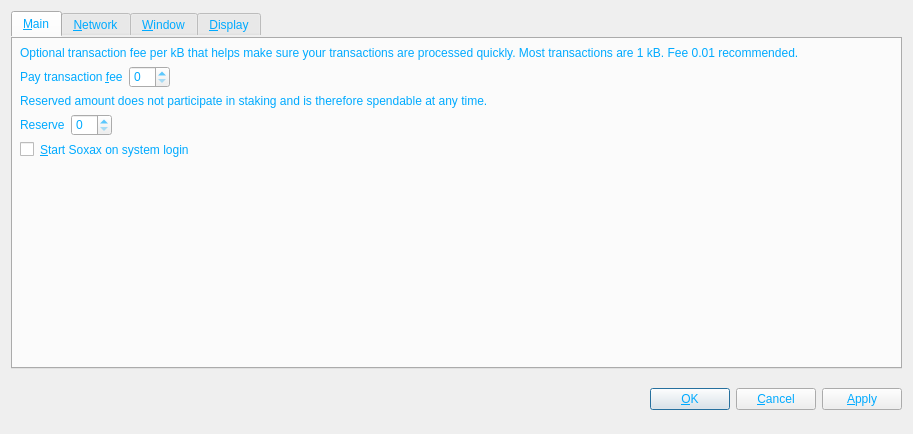
<?xml version="1.0" encoding="UTF-8"?>
<ui version="4.0">
 <class>OptionsDialog</class>
 <widget class="QDialog" name="OptionsDialog">
  <property name="geometry">
   <rect>
    <x>0</x>
    <y>0</y>
    <width>913</width>
    <height>434</height>
   </rect>
  </property>
  <property name="windowTitle">
   <string>Options</string>
  </property>
  <property name="styleSheet">
   <string notr="true">background-image: url(:/images/as1);
color: rgb(0, 170, 255);</string>
  </property>
  <property name="modal">
   <bool>true</bool>
  </property>
  <layout class="QVBoxLayout" name="verticalLayout">
   <item>
    <widget class="QTabWidget" name="tabWidget">
     <property name="styleSheet">
      <string notr="true">border-color: rgb(85, 170, 255);</string>
     </property>
     <property name="tabPosition">
      <enum>QTabWidget::North</enum>
     </property>
     <property name="currentIndex">
      <number>0</number>
     </property>
     <widget class="QWidget" name="tabMain">
      <attribute name="title">
       <string>&amp;Main</string>
      </attribute>
      <layout class="QVBoxLayout" name="verticalLayout_Main">
       <item>
        <widget class="QLabel" name="transactionFeeInfoLabel">
         <property name="text">
          <string>Optional transaction fee per kB that helps make sure your transactions are processed quickly. Most transactions are 1 kB. Fee 0.01 recommended.</string>
         </property>
         <property name="textFormat">
          <enum>Qt::PlainText</enum>
         </property>
         <property name="wordWrap">
          <bool>true</bool>
         </property>
        </widget>
       </item>
       <item>
        <layout class="QHBoxLayout" name="horizontalLayoutFee">
         <item>
          <widget class="QLabel" name="transactionFeeLabel">
           <property name="text">
            <string>Pay transaction &amp;fee</string>
           </property>
           <property name="textFormat">
            <enum>Qt::PlainText</enum>
           </property>
           <property name="buddy">
            <cstring>transactionFee</cstring>
           </property>
          </widget>
         </item>
         <item>
          <widget class="BitcoinAmountField" name="transactionFee"/>
         </item>
         <item>
          <spacer name="horizontalSpacerFee">
           <property name="orientation">
            <enum>Qt::Horizontal</enum>
           </property>
           <property name="sizeHint" stdset="0">
            <size>
             <width>40</width>
             <height>20</height>
            </size>
           </property>
          </spacer>
         </item>
        </layout>
       </item>
       <item>
        <widget class="QLabel" name="reserveBalanceInfoLabel">
         <property name="text">
          <string>Reserved amount does not participate in staking and is therefore spendable at any time.</string>
         </property>
         <property name="textFormat">
          <enum>Qt::PlainText</enum>
         </property>
         <property name="wordWrap">
          <bool>true</bool>
         </property>
        </widget>
       </item>
       <item>
        <layout class="QHBoxLayout" name="horizontalLayoutReserveBalance">
         <item>
          <widget class="QLabel" name="reserveBalanceLabel">
           <property name="text">
            <string>Reserve</string>
           </property>
           <property name="textFormat">
            <enum>Qt::PlainText</enum>
           </property>
           <property name="buddy">
            <cstring>reserveBalance</cstring>
           </property>
          </widget>
         </item>
         <item>
          <widget class="BitcoinAmountField" name="reserveBalance"/>
         </item>
         <item>
          <spacer name="horizontalSpacerReserveBalance">
           <property name="orientation">
            <enum>Qt::Horizontal</enum>
           </property>
           <property name="sizeHint" stdset="0">
            <size>
             <width>40</width>
             <height>20</height>
            </size>
           </property>
          </spacer>
         </item>
        </layout>
       </item>
       <item>
        <widget class="QCheckBox" name="bitcoinAtStartup">
         <property name="toolTip">
          <string>Automatically start Soxax after logging in to the system.</string>
         </property>
         <property name="text">
          <string>&amp;Start Soxax on system login</string>
         </property>
        </widget>
       </item>
       <item>
        <spacer name="verticalSpacer_Main">
         <property name="orientation">
          <enum>Qt::Vertical</enum>
         </property>
         <property name="sizeHint" stdset="0">
          <size>
           <width>20</width>
           <height>40</height>
          </size>
         </property>
        </spacer>
       </item>
      </layout>
     </widget>
     <widget class="QWidget" name="tabNetwork">
      <attribute name="title">
       <string>&amp;Network</string>
      </attribute>
      <layout class="QVBoxLayout" name="verticalLayout_Network">
       <item>
        <widget class="QCheckBox" name="mapPortUpnp">
         <property name="toolTip">
          <string>Automatically open the Soxax client port on the router. This only works when your router supports UPnP and it is enabled.</string>
         </property>
         <property name="text">
          <string>Map port using &amp;UPnP</string>
         </property>
        </widget>
       </item>
       <item>
        <widget class="QCheckBox" name="connectSocks">
         <property name="toolTip">
          <string>Connect to the Soxax network through a SOCKS proxy (e.g. when connecting through Tor).</string>
         </property>
         <property name="text">
          <string>&amp;Connect through SOCKS proxy:</string>
         </property>
        </widget>
       </item>
       <item>
        <layout class="QHBoxLayout" name="horizontalLayout_Network">
         <item>
          <widget class="QLabel" name="proxyIpLabel">
           <property name="text">
            <string>Proxy &amp;IP:</string>
           </property>
           <property name="textFormat">
            <enum>Qt::PlainText</enum>
           </property>
           <property name="buddy">
            <cstring>proxyIp</cstring>
           </property>
          </widget>
         </item>
         <item>
          <widget class="QValidatedLineEdit" name="proxyIp">
           <property name="maximumSize">
            <size>
             <width>140</width>
             <height>16777215</height>
            </size>
           </property>
           <property name="toolTip">
            <string>IP address of the proxy (e.g. 127.0.0.1)</string>
           </property>
          </widget>
         </item>
         <item>
          <widget class="QLabel" name="proxyPortLabel">
           <property name="text">
            <string>&amp;Port:</string>
           </property>
           <property name="textFormat">
            <enum>Qt::PlainText</enum>
           </property>
           <property name="buddy">
            <cstring>proxyPort</cstring>
           </property>
          </widget>
         </item>
         <item>
          <widget class="QLineEdit" name="proxyPort">
           <property name="maximumSize">
            <size>
             <width>55</width>
             <height>16777215</height>
            </size>
           </property>
           <property name="toolTip">
            <string>Port of the proxy (e.g. 9050)</string>
           </property>
          </widget>
         </item>
         <item>
          <widget class="QLabel" name="socksVersionLabel">
           <property name="text">
            <string>SOCKS &amp;Version:</string>
           </property>
           <property name="textFormat">
            <enum>Qt::PlainText</enum>
           </property>
           <property name="buddy">
            <cstring>socksVersion</cstring>
           </property>
          </widget>
         </item>
         <item>
          <widget class="QValueComboBox" name="socksVersion">
           <property name="toolTip">
            <string>SOCKS version of the proxy (e.g. 5)</string>
           </property>
          </widget>
         </item>
         <item>
          <spacer name="horizontalSpacer_Network">
           <property name="orientation">
            <enum>Qt::Horizontal</enum>
           </property>
           <property name="sizeHint" stdset="0">
            <size>
             <width>40</width>
             <height>20</height>
            </size>
           </property>
          </spacer>
         </item>
        </layout>
       </item>
       <item>
        <spacer name="verticalSpacer_Network">
         <property name="orientation">
          <enum>Qt::Vertical</enum>
         </property>
         <property name="sizeHint" stdset="0">
          <size>
           <width>20</width>
           <height>40</height>
          </size>
         </property>
        </spacer>
       </item>
      </layout>
     </widget>
     <widget class="QWidget" name="tabWindow">
      <attribute name="title">
       <string>&amp;Window</string>
      </attribute>
      <layout class="QVBoxLayout" name="verticalLayout_Window">
       <item>
        <widget class="QCheckBox" name="minimizeToTray">
         <property name="toolTip">
          <string>Show only a tray icon after minimizing the window.</string>
         </property>
         <property name="text">
          <string>&amp;Minimize to the tray instead of the taskbar</string>
         </property>
        </widget>
       </item>
       <item>
        <widget class="QCheckBox" name="minimizeOnClose">
         <property name="toolTip">
          <string>Minimize instead of exit the application when the window is closed. When this option is enabled, the application will be closed only after selecting Quit in the menu.</string>
         </property>
         <property name="text">
          <string>M&amp;inimize on close</string>
         </property>
        </widget>
       </item>
       <item>
        <spacer name="verticalSpacer_Window">
         <property name="orientation">
          <enum>Qt::Vertical</enum>
         </property>
         <property name="sizeHint" stdset="0">
          <size>
           <width>20</width>
           <height>40</height>
          </size>
         </property>
        </spacer>
       </item>
      </layout>
     </widget>
     <widget class="QWidget" name="tabDisplay">
      <attribute name="title">
       <string>&amp;Display</string>
      </attribute>
      <layout class="QVBoxLayout" name="verticalLayout_Display">
       <item>
        <layout class="QHBoxLayout" name="horizontalLayout_1_Display">
         <item>
          <widget class="QLabel" name="langLabel">
           <property name="text">
            <string>User Interface &amp;language:</string>
           </property>
           <property name="textFormat">
            <enum>Qt::PlainText</enum>
           </property>
           <property name="buddy">
            <cstring>lang</cstring>
           </property>
          </widget>
         </item>
         <item>
          <widget class="QValueComboBox" name="lang">
           <property name="toolTip">
            <string>The user interface language can be set here. This setting will take effect after restarting Soxax.</string>
           </property>
          </widget>
         </item>
        </layout>
       </item>
       <item>
        <layout class="QHBoxLayout" name="horizontalLayout_2_Display">
         <item>
          <widget class="QLabel" name="unitLabel">
           <property name="text">
            <string>&amp;Unit to show amounts in:</string>
           </property>
           <property name="textFormat">
            <enum>Qt::PlainText</enum>
           </property>
           <property name="buddy">
            <cstring>unit</cstring>
           </property>
          </widget>
         </item>
         <item>
          <widget class="QValueComboBox" name="unit">
           <property name="toolTip">
            <string>Choose the default subdivision unit to show in the interface and when sending coins.</string>
           </property>
          </widget>
         </item>
        </layout>
       </item>
       <item>
        <widget class="QCheckBox" name="displayAddresses">
         <property name="toolTip">
          <string>Whether to show Soxax addresses in the transaction list or not.</string>
         </property>
         <property name="text">
          <string>&amp;Display addresses in transaction list</string>
         </property>
        </widget>
       </item>
       <item>
        <widget class="QCheckBox" name="coinControlFeatures">
         <property name="toolTip">
          <string>Whether to show coin control features or not.</string>
         </property>
         <property name="text">
          <string>Display coin &amp;control features (experts only!)</string>
         </property>
        </widget>
       </item>
       <item>
        <spacer name="verticalSpacer_Display">
         <property name="orientation">
          <enum>Qt::Vertical</enum>
         </property>
         <property name="sizeHint" stdset="0">
          <size>
           <width>20</width>
           <height>40</height>
          </size>
         </property>
        </spacer>
       </item>
      </layout>
     </widget>
    </widget>
   </item>
   <item>
    <layout class="QHBoxLayout" name="horizontalLayout_Buttons">
     <item>
      <spacer name="horizontalSpacer_1">
       <property name="orientation">
        <enum>Qt::Horizontal</enum>
       </property>
       <property name="sizeHint" stdset="0">
        <size>
         <width>40</width>
         <height>48</height>
        </size>
       </property>
      </spacer>
     </item>
     <item>
      <widget class="QLabel" name="statusLabel">
       <property name="font">
        <font>
         <weight>75</weight>
         <bold>true</bold>
        </font>
       </property>
       <property name="text">
        <string/>
       </property>
       <property name="textFormat">
        <enum>Qt::PlainText</enum>
       </property>
       <property name="wordWrap">
        <bool>true</bool>
       </property>
      </widget>
     </item>
     <item>
      <spacer name="horizontalSpacer_2">
       <property name="orientation">
        <enum>Qt::Horizontal</enum>
       </property>
       <property name="sizeHint" stdset="0">
        <size>
         <width>40</width>
         <height>48</height>
        </size>
       </property>
      </spacer>
     </item>
     <item>
      <widget class="QPushButton" name="okButton">
       <property name="text">
        <string>&amp;OK</string>
       </property>
      </widget>
     </item>
     <item>
      <widget class="QPushButton" name="cancelButton">
       <property name="text">
        <string>&amp;Cancel</string>
       </property>
       <property name="autoDefault">
        <bool>false</bool>
       </property>
      </widget>
     </item>
     <item>
      <widget class="QPushButton" name="applyButton">
       <property name="text">
        <string>&amp;Apply</string>
       </property>
       <property name="autoDefault">
        <bool>false</bool>
       </property>
      </widget>
     </item>
    </layout>
   </item>
  </layout>
 </widget>
 <customwidgets>
  <customwidget>
   <class>BitcoinAmountField</class>
   <extends>QSpinBox</extends>
   <header>bitcoinamountfield.h</header>
   <container>1</container>
  </customwidget>
  <customwidget>
   <class>QValidatedLineEdit</class>
   <extends>QLineEdit</extends>
   <header>qvalidatedlineedit.h</header>
  </customwidget>
  <customwidget>
   <class>QValueComboBox</class>
   <extends>QComboBox</extends>
   <header>qvaluecombobox.h</header>
  </customwidget>
 </customwidgets>
 <resources/>
 <connections/>
</ui>
